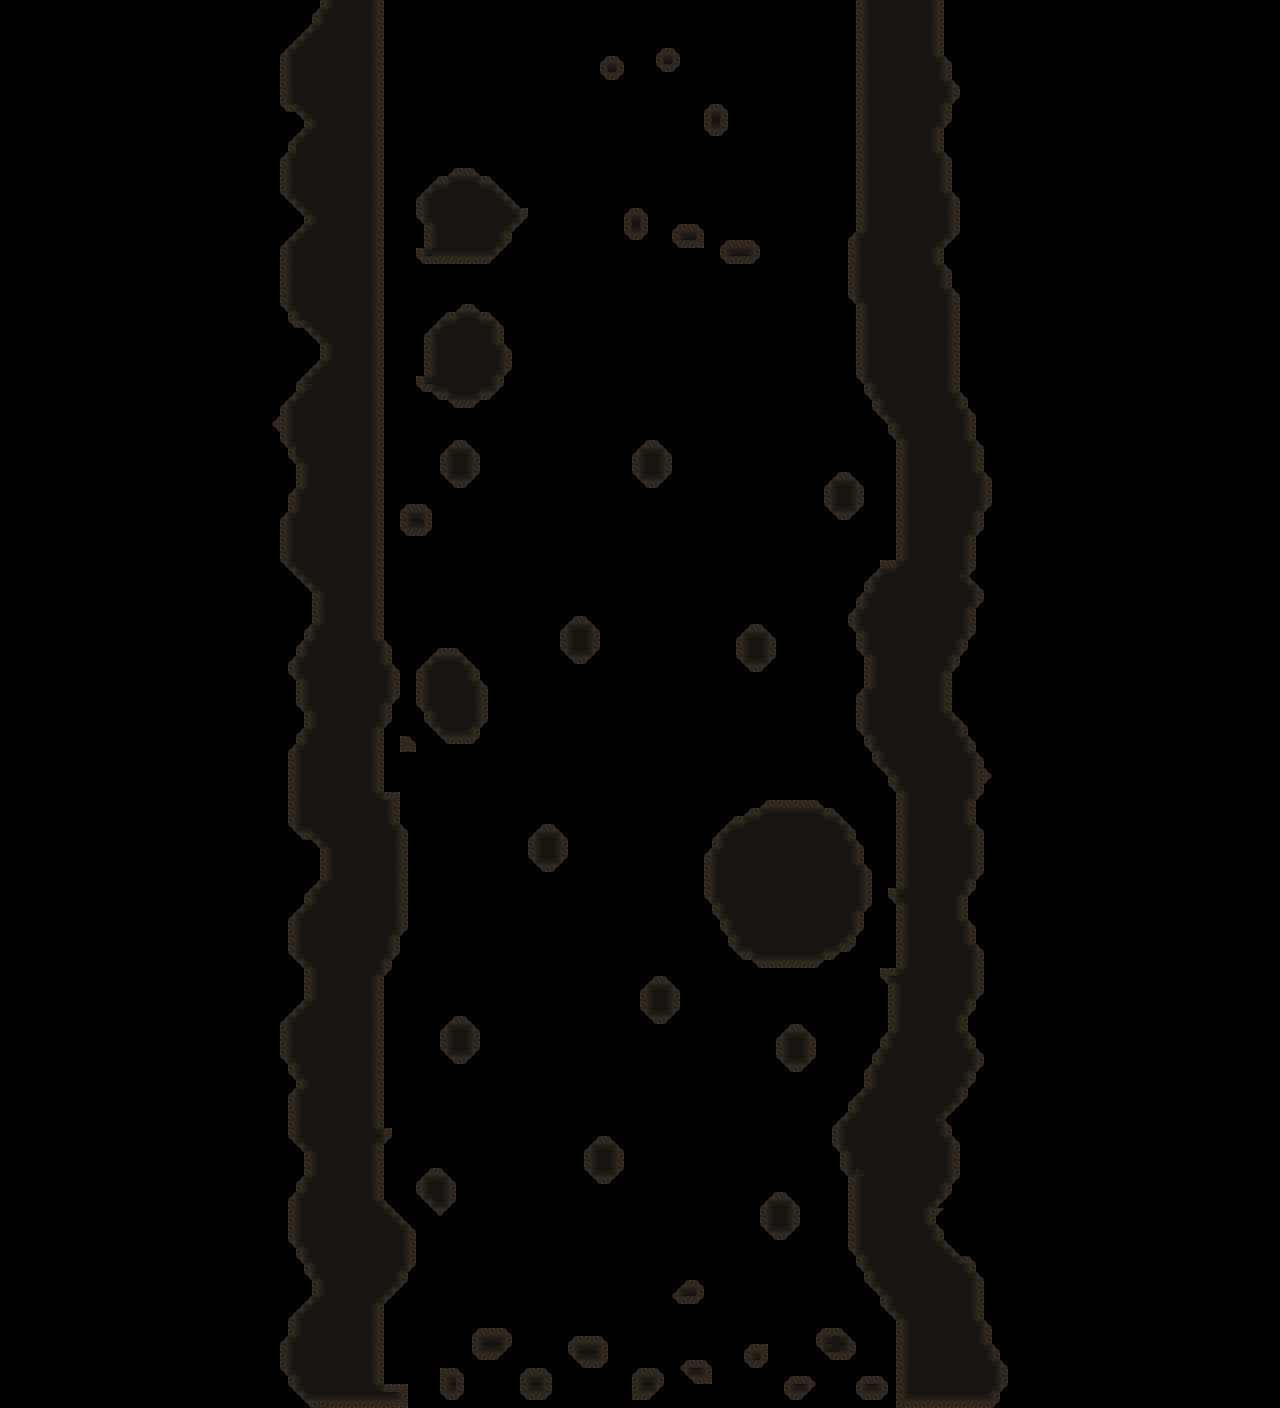

A 2D game scene composited from a Tiled map and its tileset images. What follows is a short description and the map's XML, with each tile layer's data collapsed to a summary:
An orthogonal 160x176 tile map with 8x8 px tiles, 1 tile layer (Tile Layer 1), 2 tilesets.

<map version="1.2" tiledversion="1.3.1" orientation="orthogonal" renderorder="right-down" compressionlevel="0" width="160" height="176" tilewidth="8" tileheight="8" infinite="0" nextlayerid="2" nextobjectid="1">
 <tileset firstgid="1" source="../Images/testTileset.tsx" />
 <tileset firstgid="7" source="spaceTileset1.tsx" />
 <layer id="1" name="Tile Layer 1" width="160" height="176">
  <data>[28160 cells, 5598 non-empty, 37 distinct tile ids]</data>
 </layer>
</map>